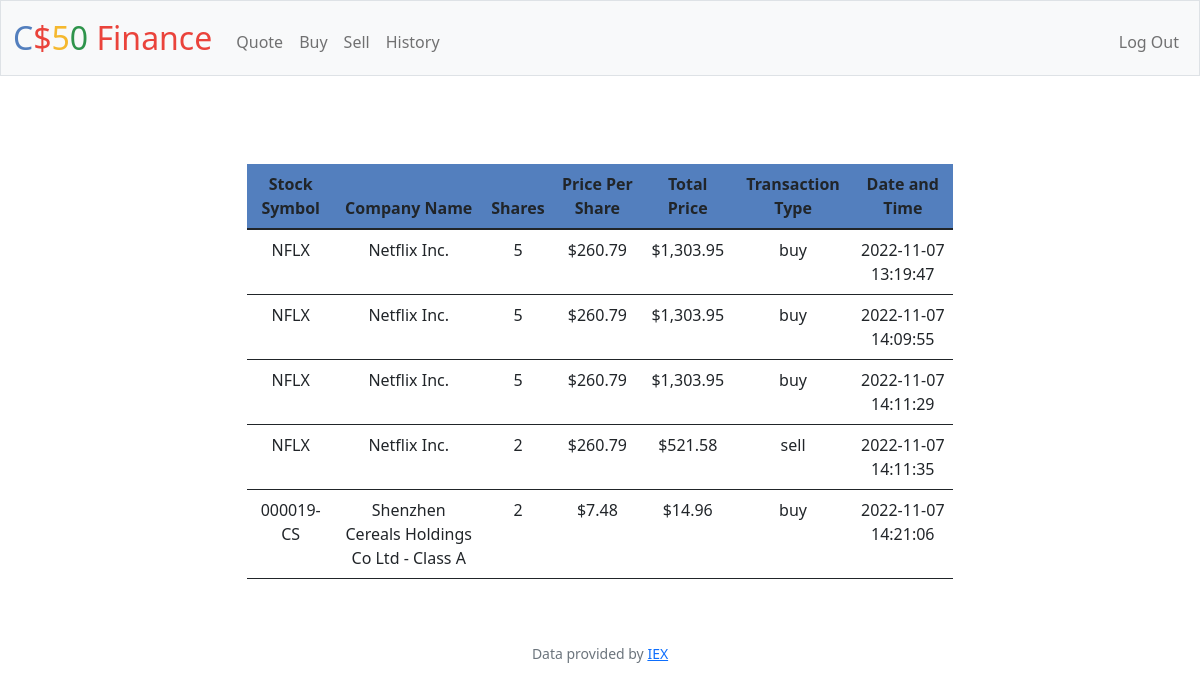
The page /history (signed in) on the database its author committed.
### tables this page shows
CREATE TABLE 'history' ('id' INTEGER PRIMARY KEY AUTOINCREMENT NOT NULL, 'user_id' INTEGER NOT NULL, 'symbol' TEXT NOT NULL, 'shares' INTEGER NOT NULL,'pricePerShare' NUMERIC NOT NULL, 'transactionType' TEXT NOT NULL, 'date' DATETIME NOT NULL);

CREATE TABLE 'companies' ('id' INTEGER PRIMARY KEY AUTOINCREMENT NOT NULL, 'symbol' TEXT NOT NULL, 'companyName' TEXT NOT NULL);

### app.py (the view)
@app.route("/history")
@login_required
def history():
    history = db.execute(
        "SELECT * FROM history INNER JOIN companies ON history.symbol = companies.symbol WHERE user_id = ?", session["user_id"])
    for elem in history:
        elem.update({"totalPrice": elem["shares"] * elem["pricePerShare"]})
    return render_template("history.html", history=history)

### app.py (called while the page is built)
@app.after_request
def after_request(response):
    response.headers["Cache-Control"] = "no-cache, no-store, must-revalidate"
    response.headers["Expires"] = 0
    response.headers["Pragma"] = "no-cache"
    return response

### helpers.py (called while the page is built)
def login_required(f):
    @wraps(f)
    def decorated_function(*args, **kwargs):
        if session.get("user_id") is None:
            return redirect("/login")
        return f(*args, **kwargs)
    return decorated_function

def usd(value):
    return f"${value:,.2f}"

### templates/history.html (shortened to what this page needs)
{% extends "layout.html" %}
{% block main %}
    {% if history %}
    <div class="section">
        <table class = "table">
            <thead>
                <tr>
                    <th>Stock Symbol</th>
                    <th>Company Name</th>
                    <th>Shares</th>
                    <th>Price Per Share</th>
                    <th>Total Price</th>
                    <th>Transaction Type</th>
                    <th>Date and Time</th>
                </tr>
            </thead>
            <tbody>
                {% for r in history %}
                <tr class = "tableData-row">
                    <td>{{r.symbol}}</td>
                    <td>{{r.companyName}}</td>
                    <td>{{r.shares}}</td>
                    <td>{{r.pricePerShare | usd}}</td>
                    <td>{{r.totalPrice | usd}}</td>
                    <td>{{r.transactionType}}</td>
                    <td>{{r.date}}</td>
                </tr>
                {% endfor %}
            </tbody>
        </table>
    </div>
    {% else %}
        <div>
            <p class = "emptyhistory">There is currently no history to display!</p>
        </div>
    {% endif %}
{% endblock %}

### templates/layout.html (shortened to what this page needs)
<!DOCTYPE html>
<html lang="en">
    <head>
        <link href="https://cdn.jsdelivr.net/npm/bootstrap@5.1.3/dist/css/bootstrap.min.css" rel="stylesheet">
        <link href="/static/styles.css" rel="stylesheet">
    </head>
    <body>
        <nav class="bg-light border navbar navbar-expand-md navbar-light">
            <div class="container-fluid">
                <a class="navbar-brand" href="/"><span class="blue">C</span><span class="red">$</span><span class="yellow">5</span><span class="green">0</span> <span class="red">Finance</span></a>
                <div class="collapse navbar-collapse" id="navbar">
                    {% if session["user_id"] %}
                        <ul class="navbar-nav me-auto mt-2">
                            <li class="nav-item"><a class="nav-link" href="/quote">Quote</a></li>
                            <li class="nav-item"><a class="nav-link" href="/buy">Buy</a></li>
                            <li class="nav-item"><a class="nav-link" href="/sell">Sell</a></li>
                            <li class="nav-item"><a class="nav-link" href="/history">History</a></li>
                        </ul>
                        <ul class="navbar-nav ms-auto mt-2">
                            <li class="nav-item"><a class="nav-link" href="/logout">Log Out</a></li>
                        </ul>
                    {% else %}
                        <ul class="navbar-nav ms-auto mt-2">
                            <li class="nav-item"><a class="nav-link" href="/register">Register</a></li>
                            <li class="nav-item"><a class="nav-link" href="/login">Log In</a></li>
                        </ul>
                    {% endif %}
                </div>
            </div>
        </nav>
        <main class="container-fluid py-5 text-center">
            {% block main %}{% endblock %}
        </main>
        <footer class="mb-5 small text-center text-muted">
            Data provided by <a href="https://iexcloud.io/">IEX</a>
        </footer>
    </body>
</html>

### static/styles.css (style rules this page uses)
nav .navbar-brand { font-size: xx-large; }
nav .navbar-brand .blue { color: #537fbe; }
nav .navbar-brand .red { color: #ea433b; }
nav .navbar-brand .yellow { color: #f5b82e; }
nav .navbar-brand .green { color: #2e944b; }
.table { width: 60%; margin-left: auto; margin-right: auto; margin-top: 40px; }
thead { background-color: #537fbe; }
th { font-weight: bold; }
.tableData-row { border-bottom: 1px solid; }

### rows shown on the page
history: symbol "NFLX", companyName "Netflix Inc.", shares "5", pricePerShare "$260.79", totalPrice "$1,303.95", transactionType "buy", date "2022-11-07 13:19:47"
history: symbol "NFLX", companyName "Netflix Inc.", shares "5", pricePerShare "$260.79", totalPrice "$1,303.95", transactionType "buy", date "2022-11-07 14:09:55"
history: symbol "NFLX", companyName "Netflix Inc.", shares "5", pricePerShare "$260.79", totalPrice "$1,303.95", transactionType "buy", date "2022-11-07 14:11:29"
history: symbol "NFLX", companyName "Netflix Inc.", shares "2", pricePerShare "$260.79", totalPrice "$521.58", transactionType "sell", date "2022-11-07 14:11:35"
history: symbol "000019-CS", companyName "Shenzhen Cereals Holdings Co Ltd - Class A", shares "2", pricePerShare "$7.48", totalPrice "$14.96", transactionType "buy", date "2022-11-07 14:21:06"
